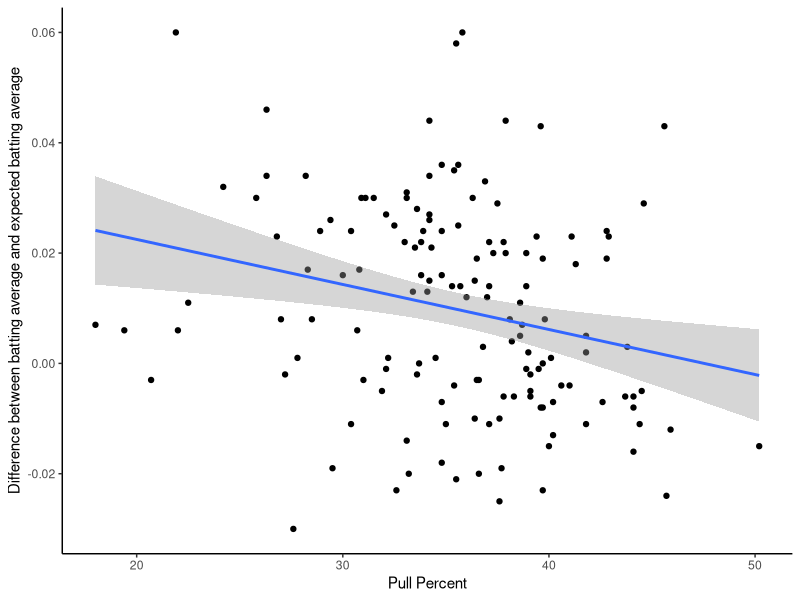
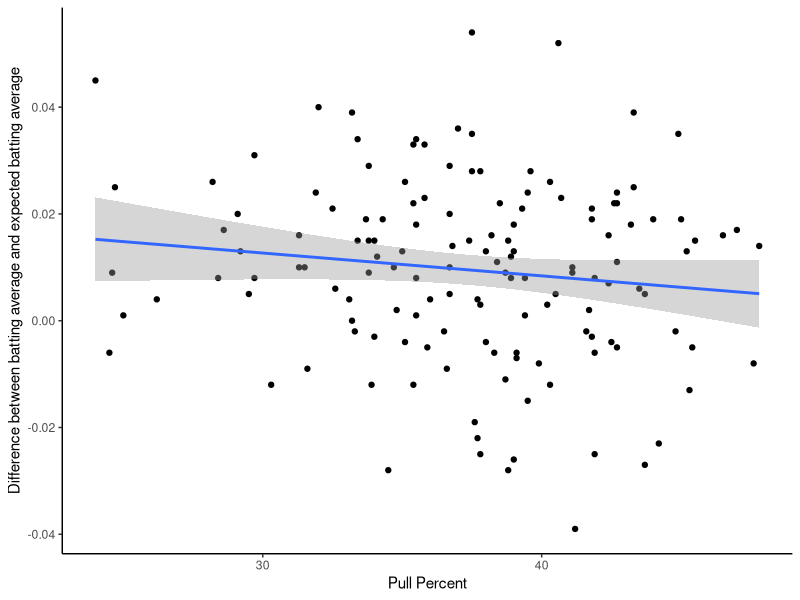
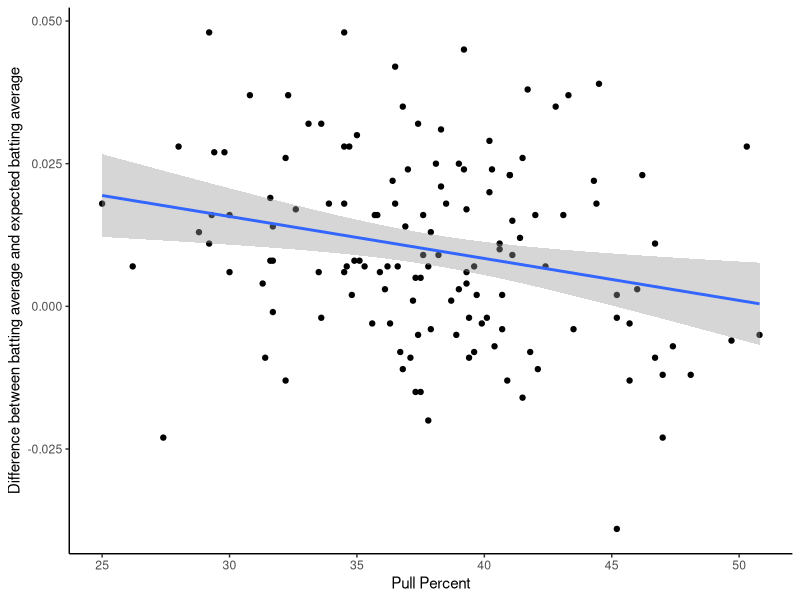
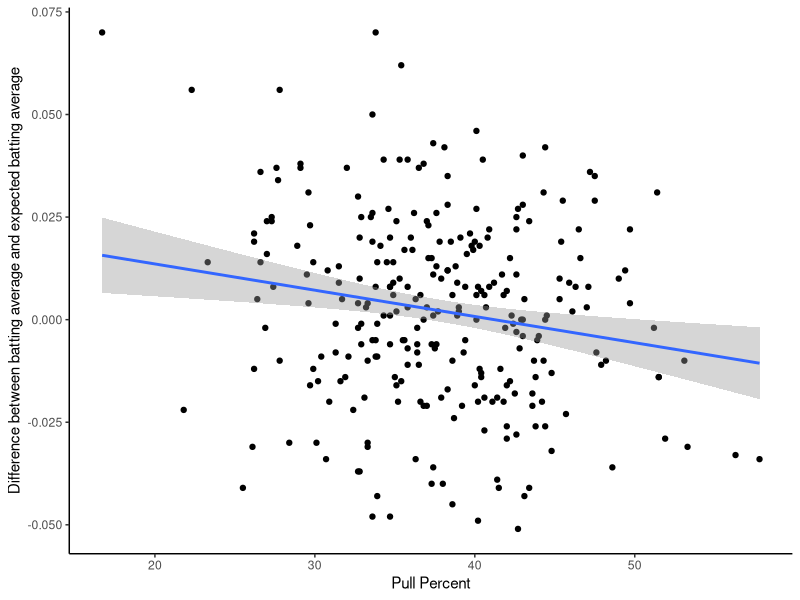

These charts were generated, in order, by the following R code:
## ---- chunk 1
knitr::opts_chunk$set(echo = TRUE)
library(ggplot2)
library(stringr)
library(tidyverse)
## ---- chunk 2

#Data is taken from 
data <- read_csv("MLB statcast data/stats.csv")

## ---- chunk 3

data_2017 <- data %>%
  select(last_name, first_name, player_id, year, batting_avg, xba, pull_percent, straightaway_percent, opposite_percent) %>%
  filter(year == 2017) %>%
  mutate(difference = batting_avg-xba)

  ggplot(data_2017, aes(x = pull_percent, y = difference)) + geom_point() + 
  labs(x = "Pull Percent", 
       y = "Difference between batting average and expected batting average") +
    geom_smooth(method = 'lm') +
  theme_classic()
  
  
  model <- lm(difference~pull_percent, data = data_2017)
  summary(model)

## ---- chunk 4

data_2018 <- data %>%
  select(last_name, first_name, player_id, year, batting_avg, xba, pull_percent, straightaway_percent, opposite_percent) %>%
  filter(year == 2018) %>%
  mutate(difference = batting_avg-xba)

  ggplot(data_2018, aes(x = pull_percent, y = difference)) + geom_point() + 
  labs(x = "Pull Percent", 
       y = "Difference between batting average and expected batting average") +
    geom_smooth(method = 'lm') +
  theme_classic()

  model <- lm(difference~pull_percent, data = data_2018)
  summary(model)
## ---- chunk 5

data_2019 <- data %>%
  select(last_name, first_name, player_id, year, batting_avg, xba, pull_percent, straightaway_percent, opposite_percent) %>%
  filter(year == 2019) %>%
  mutate(difference = batting_avg-xba)

  ggplot(data_2019, aes(x = pull_percent, y = difference)) + geom_point() + 
  labs(x = "Pull Percent", 
       y = "Difference between batting average and expected batting average") +
    geom_smooth(method = 'lm') +
  theme_classic()
  
  model <- lm(difference~pull_percent, data = data_2019)
  summary(model)

## ---- chunk 6

data_2020_2021 <- data %>%
  select(last_name, first_name, player_id, year, batting_avg, xba, pull_percent, straightaway_percent, opposite_percent) %>%
  filter(year %in% c(2020, 2021)) %>%
  mutate(difference = batting_avg-xba)

  ggplot(data_2020_2021, aes(x = pull_percent, y = difference)) + geom_point() + 
  labs(x = "Pull Percent", 
       y = "Difference between batting average and expected batting average") +
    geom_smooth(method = 'lm') +
  theme_classic()
  
  
  model <- lm(difference~pull_percent, data = data_2020_2021)
  summary(model)
